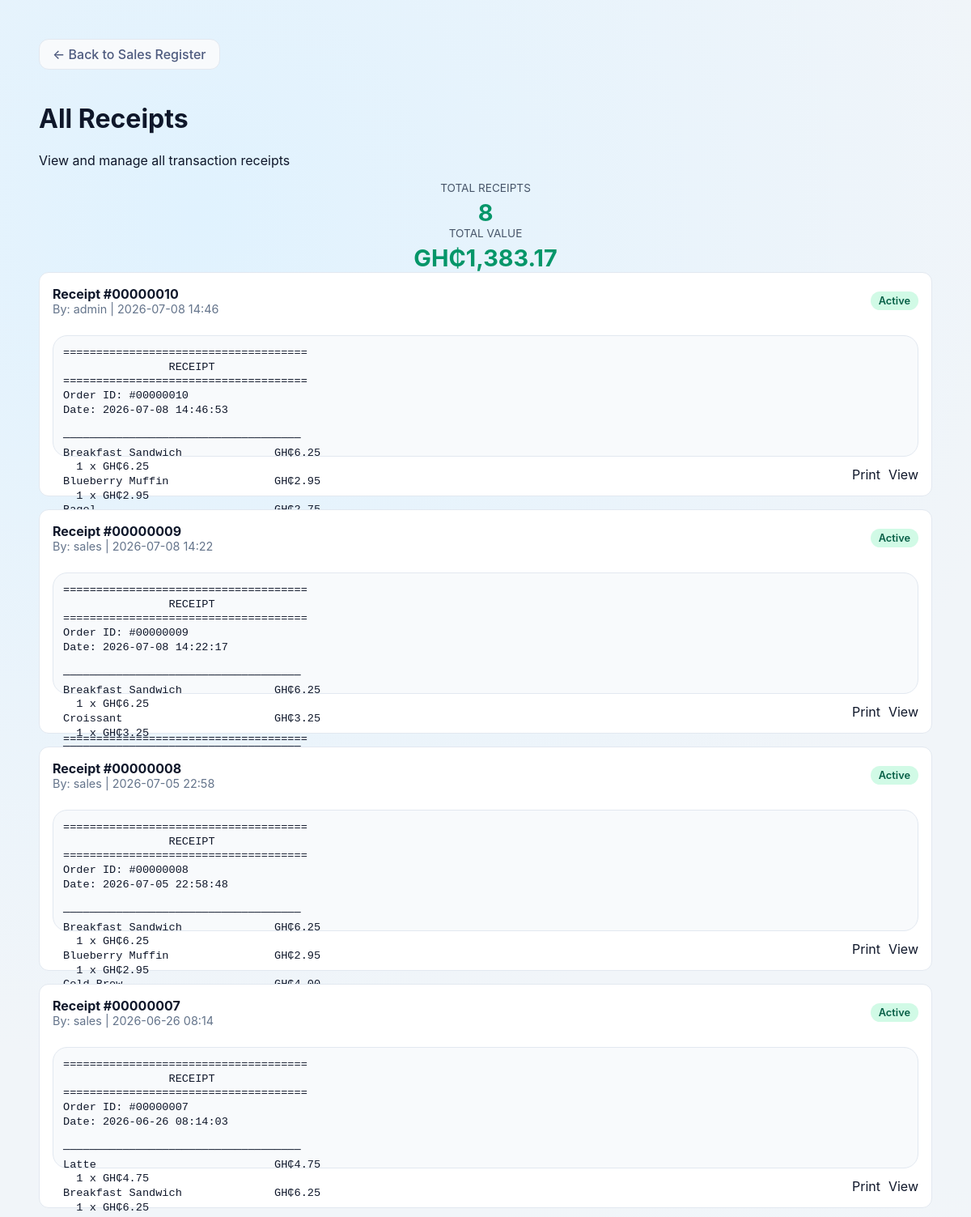
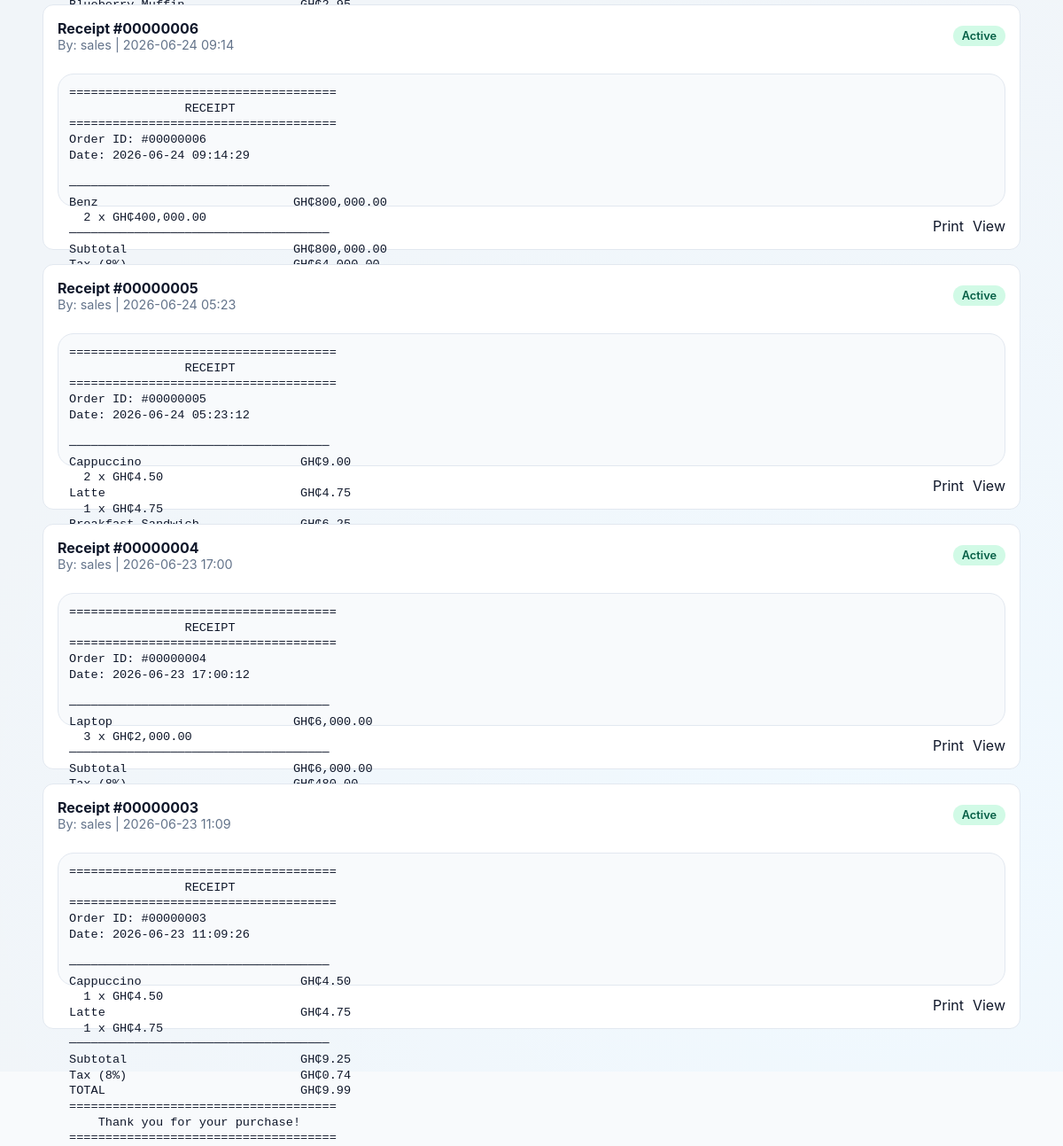
The page /receipts.php (signed in) on the database its author committed (2 pictures, top to bottom).
### tables this page shows
CREATE TABLE receipts (
            id INTEGER PRIMARY KEY,
            order_id INTEGER NOT NULL UNIQUE,
            username TEXT NOT NULL,
            receipt_content TEXT NOT NULL,
            return_status TEXT NOT NULL DEFAULT "Active",
            created_at TEXT NOT NULL,
            FOREIGN KEY(order_id) REFERENCES orders(id)
        );

### inc/functions.php (called while the page is built, shortened)
<?php
function get_db_path(): string {
    $dir = __DIR__ . '/../data';
    return $dir . '/pos.db';
}
function get_database(): PDO {
    static $pdo = null;
    if ($pdo !== null) {
        return $pdo;
    }
    $path = get_db_path();
    $pdo = new PDO('sqlite:' . $path);
    $pdo->setAttribute(PDO::ATTR_ERRMODE, PDO::ERRMODE_EXCEPTION);
    return $pdo;
}
function load_receipts(): array {
    $stmt = get_database()->query(
        'SELECT r.id, r.order_id, r.username, r.receipt_content, r.return_status, r.created_at
         FROM receipts r
         ORDER BY r.created_at DESC'
    );
    return $stmt->fetchAll(PDO::FETCH_ASSOC);
}

### receipts.php (the view, shortened to what this page needs)
<?php
require_once __DIR__ . '/inc/functions.php';
$user = current_user();
$viewReceiptId = intval($_GET['view'] ?? 0);
$viewReceipt = null;
if ($user['role'] === 'admin') {
    $receipts = load_receipts();
} else {
    $receipts = load_receipts_by_user($user['username']);
}
?>
<!DOCTYPE html>
<html lang="en">
<head>
  <link rel="stylesheet" href="styles.css" />
</head>
<body>
  <div class="receipts-container">
    <a href="sales.php" class="back-link">← Back to Sales Register</a>
    <?php if ($viewReceiptId > 0 && $viewReceipt): ?>
      <div class="single-view">
        <h2>Receipt #<?php echo str_pad((string)$viewReceiptId, 8, '0', STR_PAD_LEFT); ?></h2>
        <pre><?php echo htmlspecialchars($viewReceipt); ?></pre>
        <div class="receipt-actions">
          <a href="print_receipt.php?id=<?php echo $viewReceiptId; ?>" class="primary" target="_blank">Print Receipt</a>
          <a href="receipts.php" class="secondary">Back to All Receipts</a>
        </div>
      </div>
    <?php else: ?>
      <h1>All Receipts</h1>
      <p>View and manage all transaction receipts</p>
      <?php
      $totalReceipts = count($receipts);
      $totalValue = 0;
      foreach ($receipts as $receipt) {
          preg_match('/TOTAL\s+GH₵([\d.]+)/', $receipt['receipt_content'], $matches);
          if (!empty($matches[1])) {
              $totalValue += floatval($matches[1]);
          }
      }
      ?>
      <div class="stats-panel">
        <div class="stat-item">
          <div class="stat-label">Total Receipts</div>
          <div class="stat-value"><?php echo $totalReceipts; ?></div>
        </div>
        <div class="stat-item">
          <div class="stat-label">Total Value</div>
          <div class="stat-value">GH₵<?php echo number_format($totalValue, 2); ?></div>
        </div>
      </div>
      <?php if (empty($receipts)): ?>
        <p class="empty-message">No receipts found.</p>
      <?php else: ?>
        <div class="receipts-summary">
          <?php foreach ($receipts as $receipt): ?>
            <div class="receipt-card">
              <div class="receipt-header">
                <div>
                  <div class="receipt-id">Receipt #<?php echo htmlspecialchars(str_pad((string)$receipt['order_id'], 8, '0', STR_PAD_LEFT)); ?></div>
                  <div class="receipt-meta">
                    By: <?php echo htmlspecialchars($receipt['username']); ?> |
                    <?php echo htmlspecialchars(date('Y-m-d H:i', strtotime($receipt['created_at']))); ?>
                  </div>
                </div>
                <div class="text-right">
                  <span class="receipt-status <?php echo strtolower($receipt['return_status']); ?>">
                    <?php echo htmlspecialchars($receipt['return_status']); ?>
                  </span>
                </div>
              </div>
              <pre class="receipt-preview"><?php echo htmlspecialchars($receipt['receipt_content']); ?></pre>
              <div class="receipt-actions">
                <a href="print_receipt.php?id=<?php echo $receipt['id']; ?>" class="tertiary" target="_blank">Print</a>
                <a href="receipts.php?view=<?php echo $receipt['id']; ?>" class="secondary">View</a>
              </div>
            </div>
          <?php endforeach; ?>
        </div>
      <?php endif; ?>
    <?php endif; ?>
  </div>
</body>
</html>

### styles.css (style rules this page uses)
:root { color-scheme: light; font-family: Inter, system-ui, -apple-system, BlinkMacSystemFont, "Segoe UI", sans-serif; background: #f8fafc; color: #0f172a; font-size: 16px; }
* { box-sizing: border-box; }
html, body { margin: 0; min-height: 100%; }
body { padding: 24px; background: #f1f5f9; background-image: radial-gradient(circle at 20% 10%, #e0f2fe 0%, transparent 40%), radial-gradient(circle at 80% 90%, #f0f9ff 0%, transparent 40%); }
a { color: inherit; text-decoration: none; }
.text-right { text-align: right; }
.header-actions a, .back-link { display: inline-flex; align-items: center; justify-content: center; text-decoration: none; background-color: #f8fafc; color: #334155; padding: 8px 16px; border-radius: 12px; text-align: center; white-space: nowrap; font-weight: 500; border: 1px solid #e2e8f0; transition: background-color 0.2s, border-color 0.2s; }
.back-link { margin-bottom: 20px; color: #4e5b7f; }
.receipt-status { display: inline-block; padding: 4px 10px; border-radius: 999px; font-size: 0.8rem; font-weight: 600; }
.receipt-status.active, .return-badge.active { background: #d1fae6; color: #065f46; }
.product-actions, .cart-actions, .cart-actions-row, .admin-actions, .receipt-actions, .order-actions { display: flex; flex-wrap: wrap; gap: 10px; justify-content: flex-end; align-items: center; }
.receipt-output, .receipt-preview { margin: 0; background: #f8fafc; padding: 22px; border-radius: 18px; min-height: 240px; white-space: pre-wrap; color: #0f172a; font-family: ui-monospace, SFMono-Regular, Menlo, Monaco, Consolas, "Liberation Mono", "Courier New", monospace; border: 1px solid #e2e8f0; }
.receipt-preview { padding: 12px; min-height: 80px; max-height: 150px; font-size: 0.85rem; line-height: 1.3; }
.receipt-id { font-weight: 700; color: #0f172a; }
.receipt-meta, .receipt-return-status { font-size: 0.9rem; color: #64748b; }
.receipts-container, .returns-container, .sales-detail-container { max-width: 1160px; margin: 0 auto; padding: 24px; }
.receipts-summary, .returns-summary, .sales-summary { display: grid; gap: 16px; }
.receipt-card, .return-order, .order-summary { display: grid; gap: 12px; background: #f8fafc; border: 1px solid #e2e8f0; border-radius: 16px; padding: 16px; }
.receipt-card { background: #ffffff; border: 1px solid #e2e8f0; border-radius: 12px; transition: box-shadow 0.2s ease; }
.receipt-header { display: flex; justify-content: space-between; align-items: center; margin-bottom: 12px; }
.order-id, .receipt-id { font-weight: 700; color: #0f172a; }
.order-meta, .receipt-meta { font-size: 0.9rem; color: #64748b; }
.stat-item { text-align: center; }
.stat-label { font-size: 0.85rem; color: #475569; text-transform: uppercase; }
.stat-value { font-size: 1.8rem; font-weight: 700; color: #059669; margin-top: 5px; }

### rows shown on the page
receipts: order "00000010", username "admin", created_at "2026-07-08 14:46", return_status "Active", receipt_content "===================================== RECEIPT ===================================== Order ID: #00000010 Date: 2026-07-08 14:46:53 ──────────────────────────────────── Breakfast Sandwich GH₵6.25 1 x GH₵6.25 Blueberry Muffin GH₵2.95 1 x GH₵2.95…"
receipts: order "00000009", username "sales", created_at "2026-07-08 14:22", return_status "Active", receipt_content "===================================== RECEIPT ===================================== Order ID: #00000009 Date: 2026-07-08 14:22:17 ──────────────────────────────────── Breakfast Sandwich GH₵6.25 1 x GH₵6.25 Croissant GH₵3.25 1 x GH₵3.25…"
receipts: order "00000008", username "sales", created_at "2026-07-05 22:58", return_status "Active", receipt_content "===================================== RECEIPT ===================================== Order ID: #00000008 Date: 2026-07-05 22:58:48 ──────────────────────────────────── Breakfast Sandwich GH₵6.25 1 x GH₵6.25 Blueberry Muffin GH₵2.95 1 x GH₵2.95…"
receipts: order "00000007", username "sales", created_at "2026-06-26 08:14", return_status "Active", receipt_content "===================================== RECEIPT ===================================== Order ID: #00000007 Date: 2026-06-26 08:14:03 ──────────────────────────────────── Latte GH₵4.75 1 x GH₵4.75 Breakfast Sandwich GH₵6.25 1 x GH₵6.25…"
receipts: order "00000006", username "sales", created_at "2026-06-24 09:14", return_status "Active", receipt_content "===================================== RECEIPT ===================================== Order ID: #00000006 Date: 2026-06-24 09:14:29 ──────────────────────────────────── Benz GH₵800,000.00 2 x GH₵400,000.00 ──────────────────────────────────── Subtotal GH₵800,000.00…"
receipts: order "00000005", username "sales", created_at "2026-06-24 05:23", return_status "Active", receipt_content "===================================== RECEIPT ===================================== Order ID: #00000005 Date: 2026-06-24 05:23:12 ──────────────────────────────────── Cappuccino GH₵9.00 2 x GH₵4.50 Latte GH₵4.75 1 x GH₵4.75…"
receipts: order "00000004", username "sales", created_at "2026-06-23 17:00", return_status "Active", receipt_content "===================================== RECEIPT ===================================== Order ID: #00000004 Date: 2026-06-23 17:00:12 ──────────────────────────────────── Laptop GH₵6,000.00 3 x GH₵2,000.00 ──────────────────────────────────── Subtotal GH₵6,000.00…"
receipts: order "00000003", username "sales", created_at "2026-06-23 11:09", return_status "Active", receipt_content "===================================== RECEIPT ===================================== Order ID: #00000003 Date: 2026-06-23 11:09:26 ──────────────────────────────────── Cappuccino GH₵4.50 1 x GH₵4.50 Latte GH₵4.75 1 x GH₵4.75 ──────────────────────────────────── Subtotal GH₵9.25 Tax (8%) GH₵0.74 TOTAL GH₵9.99 ===================================== Thank you for your purchase! ====================================="

### other values the page prints
$totalReceipts "8"
$totalValue "1,383.17"
